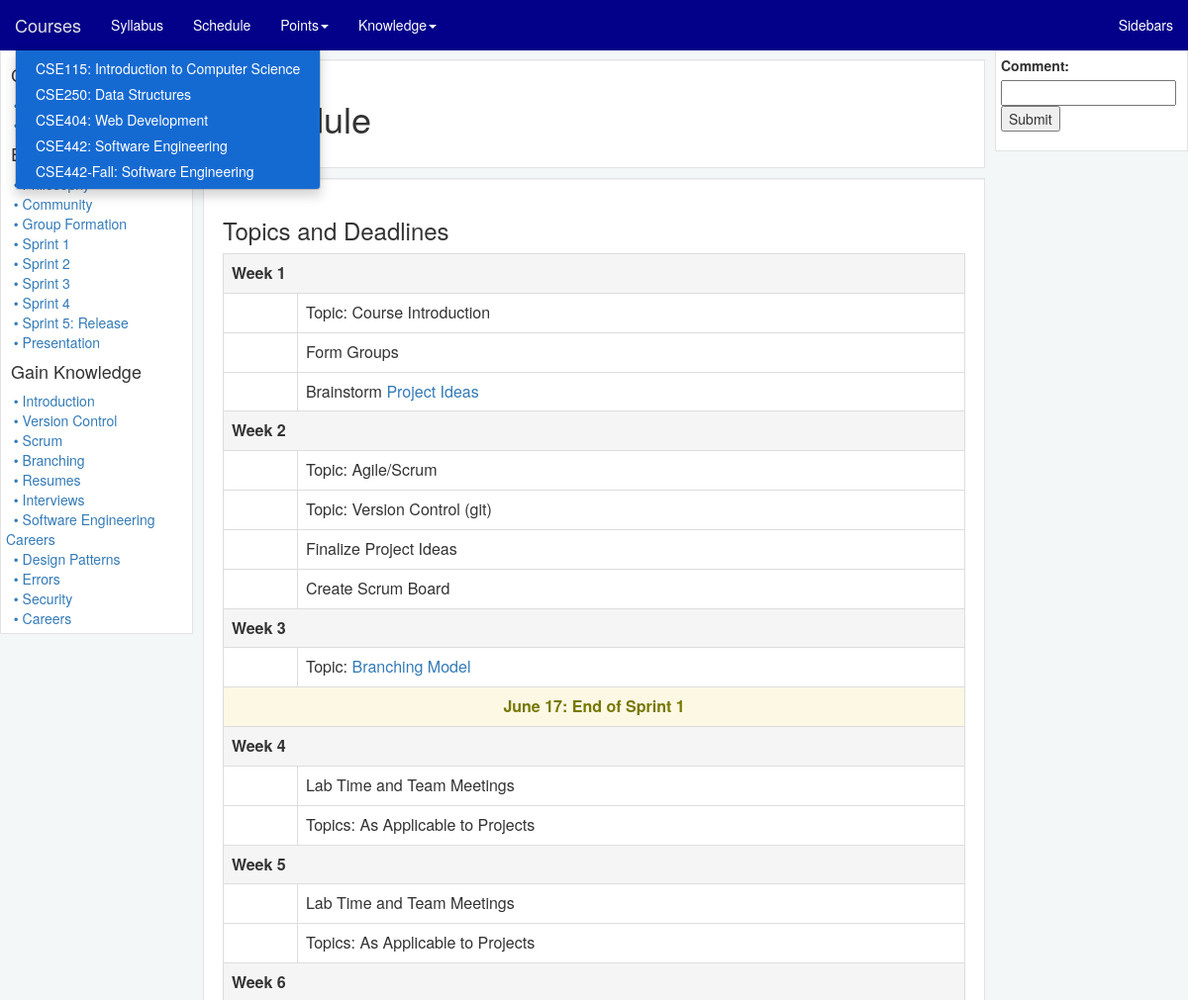
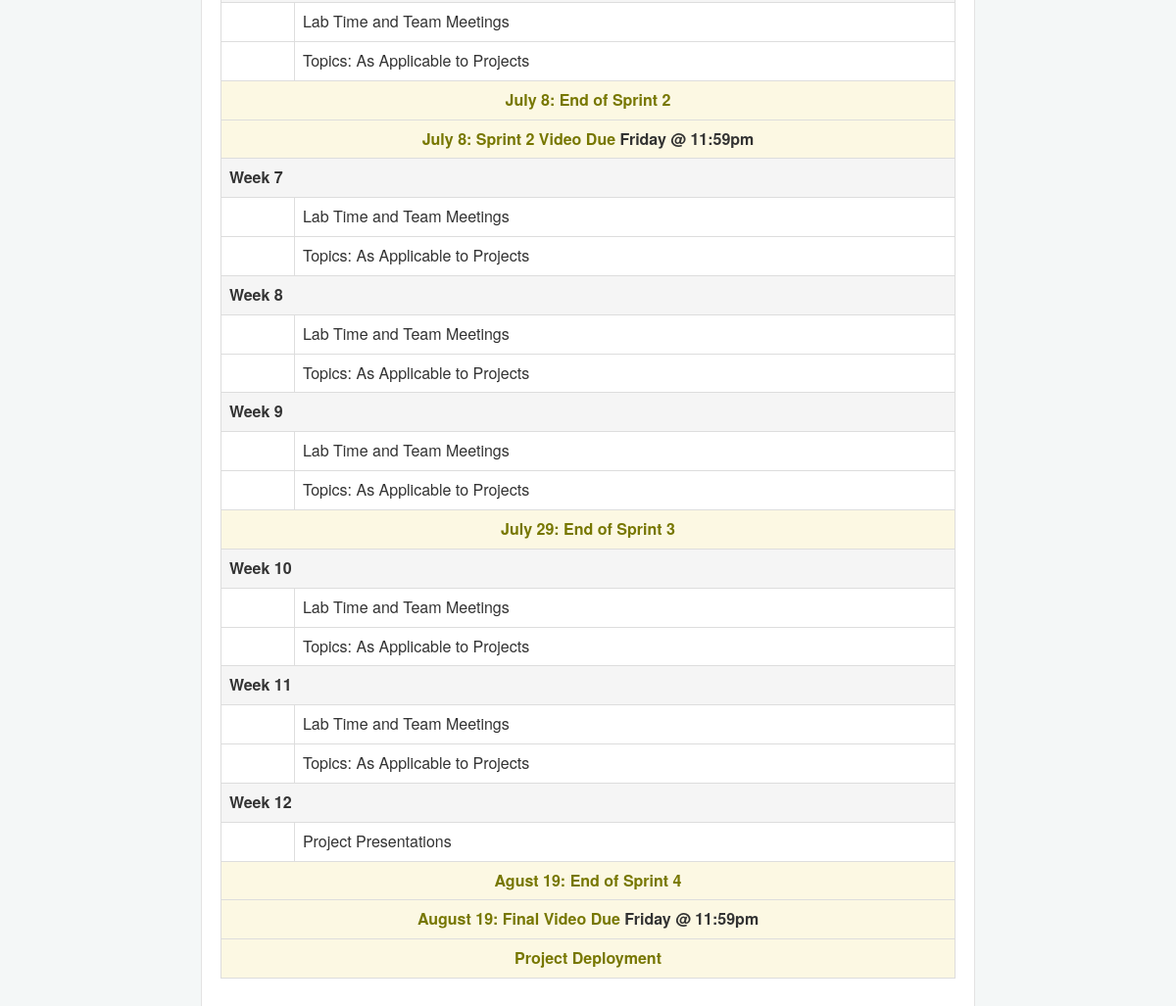
Page /courses/CSE442-Fall/schedule/ on the earlier database version (2 pictures, top to bottom).
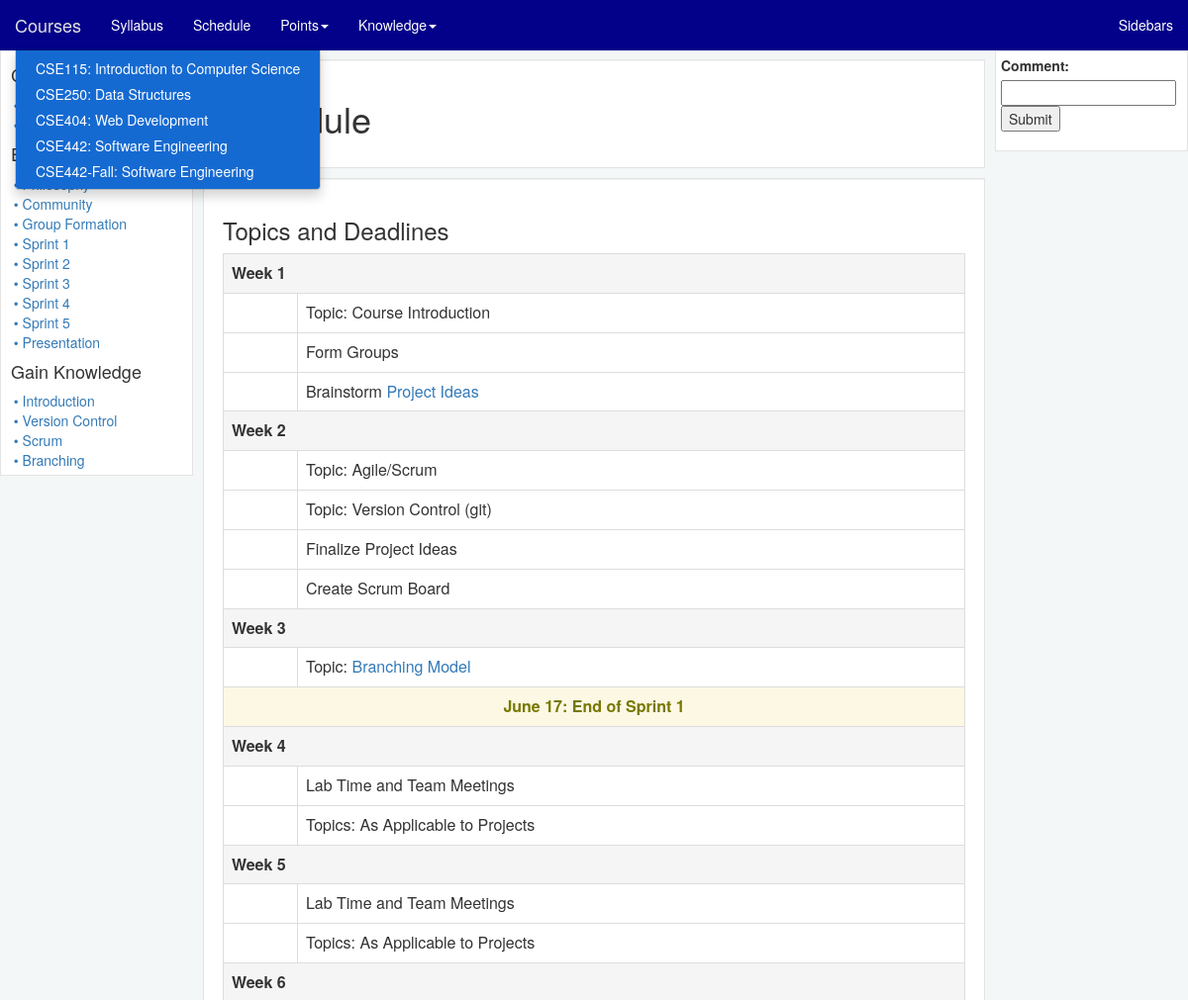
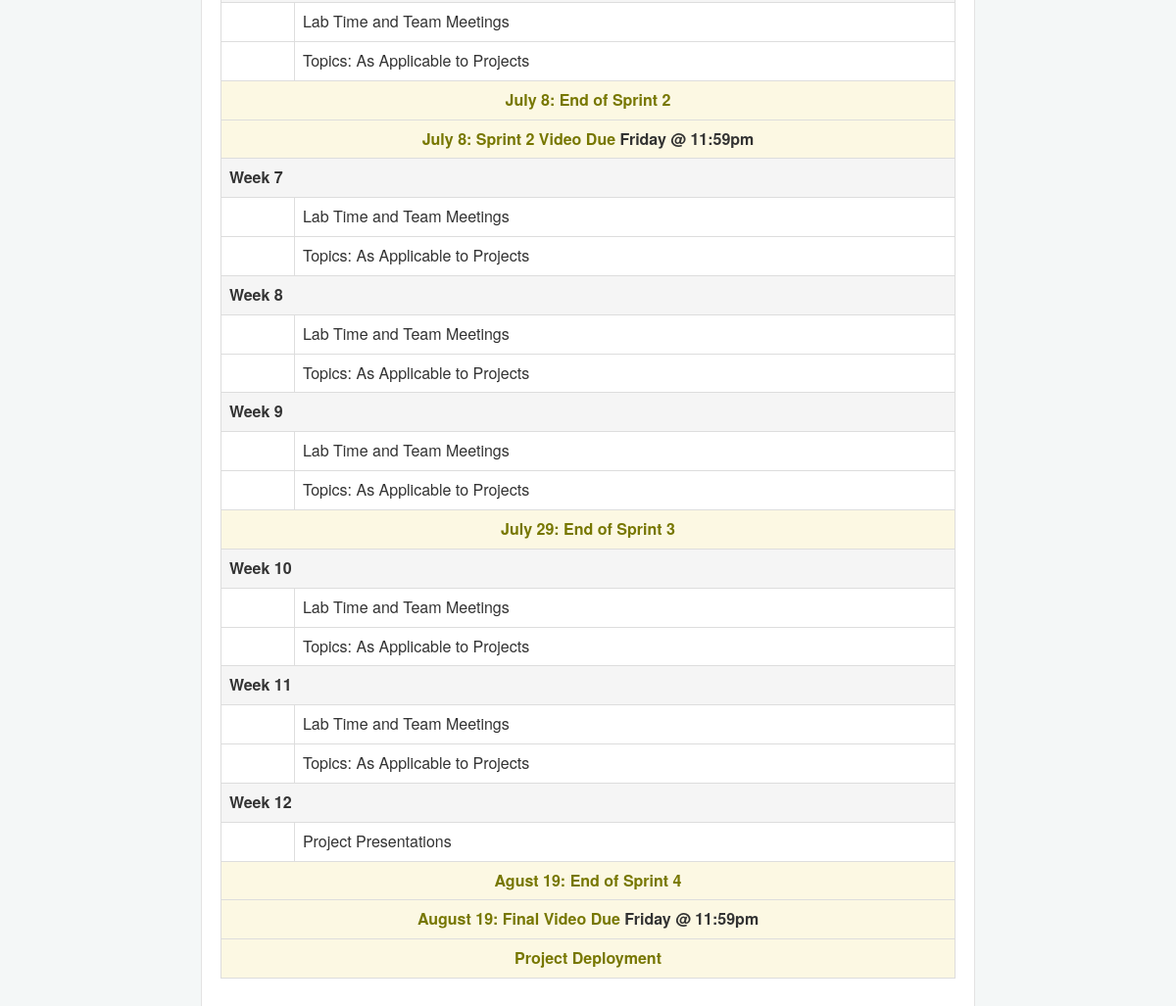
Same page on the later database version (2 pictures, top to bottom).
### courses/models.py (models this page shows, shortened)
class Course(models.Model):
    course_number = models.CharField(max_length=10, blank=True, null=True)
    course_title = models.CharField(max_length=100, blank=True, null=True)

class Content(models.Model):
    course = models.ForeignKey(Course)
    title = models.CharField(max_length=100)
    short_title = models.CharField(max_length=40, blank=True, null=True)
    page_type = models.CharField(max_length=100, blank=True, null=True)
    due_date = models.CharField(max_length=200, blank=True, null=True)
    next_content_short_title = models.CharField(max_length=100, blank=True, null=True)
    previous_content_short_title = models.CharField(max_length=100, blank=True, null=True)
    index = models.IntegerField(blank=True, null=True)

class Section(models.Model):
    lesson = models.ForeignKey(Content, blank=True, null=True)
    sectionTitle = models.CharField(max_length=100)
    index = models.IntegerField()
    html_content = models.TextField()
    class Meta:
        ordering = ['index']

### courses/views.py (the view)
# urls.py: url(r'^(?P<course_number>.+)/schedule/$', views.schedule, name='schedule'),
def schedule(request, course_number):
    return render_content(request, course_number, 'schedule', 'courses/schedule.html')

### courses/forms.py
class CommentForm(forms.Form):
    comment = forms.CharField(label='Comment', max_length=140)

### courses/context_processors.py (called while the page is built)
def all_comments(request):
    return {'all_comments': Comment.objects.all()}

def all_courses(request):
    return {'all_courses': Course.objects.all().order_by('course_number')}

def all_content(request):
    return {'all_content': Content.objects.all()}

def all_lectures(request):
    return {'all_lectures': Content.objects.all().filter(page_type='lecture').order_by('index')}

def all_assignments(request):
    return {'all_assignments': Content.objects.all().filter(page_type='assignment').order_by('index')}

def syllabus(request):
    return {'syllabus': Content.objects.all().filter(page_type='syllabus')}

def schedule(request):
    return {'schedule': Content.objects.all().filter(page_type='schedule')}

### courses/templates/courses/schedule.html
{% extends "courses/course_base.html" %}
{% block content %}
    <div class="well lecture-section-well">
        <h1>{{ this_lecture.title }}</h1>
    </div>
    {% for section in this_lecture.section_set.all %}
        <div class="well lecture-section-well">
            <h3>{{ section.sectionTitle }}</h3>
            {{ section.html_content |safe }}
        </div>
    {% endfor %}
{% endblock %}

### courses/templates/courses/course_base.html (shortened to what this page needs)
{% extends "base.html" %}
{% load  render_as_template %}
{% block corner_title %}Courses{% endblock %}
{% block navbar %}
    <ul class="nav navbar-nav">
        <li><a href="{% url 'courses:syllabus' course.course_number %}">Syllabus</a></li>
        <li><a href="{% url 'courses:schedule' course.course_number %}">Schedule</a></li>
        <li class="dropdown">
            <a class="dropdown-toggle" data-toggle="dropdown"
               href="{% url 'courses:course_home' course.course_number %}">Points<span
                    class="caret"></span></a>
        </li>
        <li class="dropdown">
            <a class="dropdown-toggle" data-toggle="dropdown"
               href="{% url 'courses:course_home' course.course_number %}">Knowledge<span
                    class="caret"></span></a>
        </li>
    </ul>
{% endblock %}
{% block left_sidebar %}
    <div class="left-side-bar">
        <div class="well sidebar-well">
            <h4>&nbsp;{{ course.course_number }}</h4>
            &nbsp; <a href="{% url 'courses:syllabus' course.course_number %}">&#x2022; Syllabus</a><br/>
            &nbsp; <a href="{% url 'courses:schedule' course.course_number %}">&#x2022; Schedule</a>
            <br/>
            <h4>&nbsp;Earn Points</h4>
            {% for assignment in assignments %}
                &nbsp;<a class="menu_link"
                         href="{% url 'courses:assignment' course.course_number assignment.short_title %}">
                &#x2022; {{ assignment.title }}</a>
                <br/>
            {% endfor %}
            <h4>&nbsp;Gain Knowledge</h4>
            {% for lecture in lectures %}
                &nbsp;<a class="menu_link"
                         href="{% url 'courses:lecture' course.course_number lecture.short_title %}">
                &#x2022; {{ lecture.title }}</a><br/>
            {% endfor %}
        </div>
    </div>
{% endblock %}
{% block right_sidebar %}
    <div class="right-side-bar">
        <div class="well sidebar-well">
            <form action="{% url 'courses:comment_form' course.course_number %}" method="post">
                {{ form}}
                <input type="submit" value="Submit"/>
            </form>
        </div>
    </div></div>
{% endblock %}

### templates/base.html (shortened to what this page needs)
{% load staticfiles %}
<html>
<head>
    <link rel="stylesheet" href="http://maxcdn.bootstrapcdn.com/bootstrap/3.3.5/css/bootstrap.min.css">
    <link rel="stylesheet" type="text/css" href="{% static 'courses/UBStylin.css' %}"/>
</head>
<body class="outer">
<nav class="navbar navbar-default navbar-fixed-top">
    <div class="container-fluid">
        <div class="navbar-header">
            <ul class="nav navbar-nav">
                <li class="dropdown">
                    <a class="navbar-brand dropdown-toggle" data-toggle="dropdown" href="{% url 'courses:index' %}">
                        {% block corner_title %}Courses{% endblock %}</a>
                    <ul class="dropdown-menu">
                        {% for course in all_courses %}
                            <li>
                                <a href="{% url 'courses:syllabus' course.course_number %}">{{ course.course_number }}: {{ course.course_title }}</a>
                            </li>
                        {% endfor %}
                    </ul>
                </li>
            </ul>
        </div>
        <div class="collapse navbar-collapse" id="theNavbar">
            {% block navbar %}{% endblock %}
            <ul class="nav navbar-nav navbar-right">
                <li><a href="#" onclick="toggle_bars(); return false;">Sidebars</a></li>
            </ul>
        </div>
    </div>
</nav>
<div class="container-fluid">
    {% block body %}
        <div class="row">
            <div id="left_sidebar" class="col-xs-2 less-padding">
                {% block left_sidebar %}{% endblock %}
            </div>
            <div id="center_content" class="col-xs-8 less-padding">
                <div class="content-area">
                    {% block content %}{% endblock %}
                </div>
            </div>
            <div id="right_sidebar" class="col-xs-2 less-padding">
                {% block right_sidebar %}{% endblock %}
        </div>
    {% endblock %}
</div>
</body>
</html>

Differences in the rows shown:
removed Content: title "Sprint 5: Release"
removed Content: title "Resumes", shown under "Gain Knowledge"
removed Content: title "Interviews", shown under "Gain Knowledge"
removed Content: title "Software Engineering Careers", shown under "Gain Knowledge"
removed Content: title "Design Patterns", shown under "Gain Knowledge"
removed Content: title "Errors", shown under "Gain Knowledge"
removed Content: title "Security", shown under "Gain Knowledge"
removed Content: title "Careers", shown under "Gain Knowledge"
added Content: title "Sprint 5"
